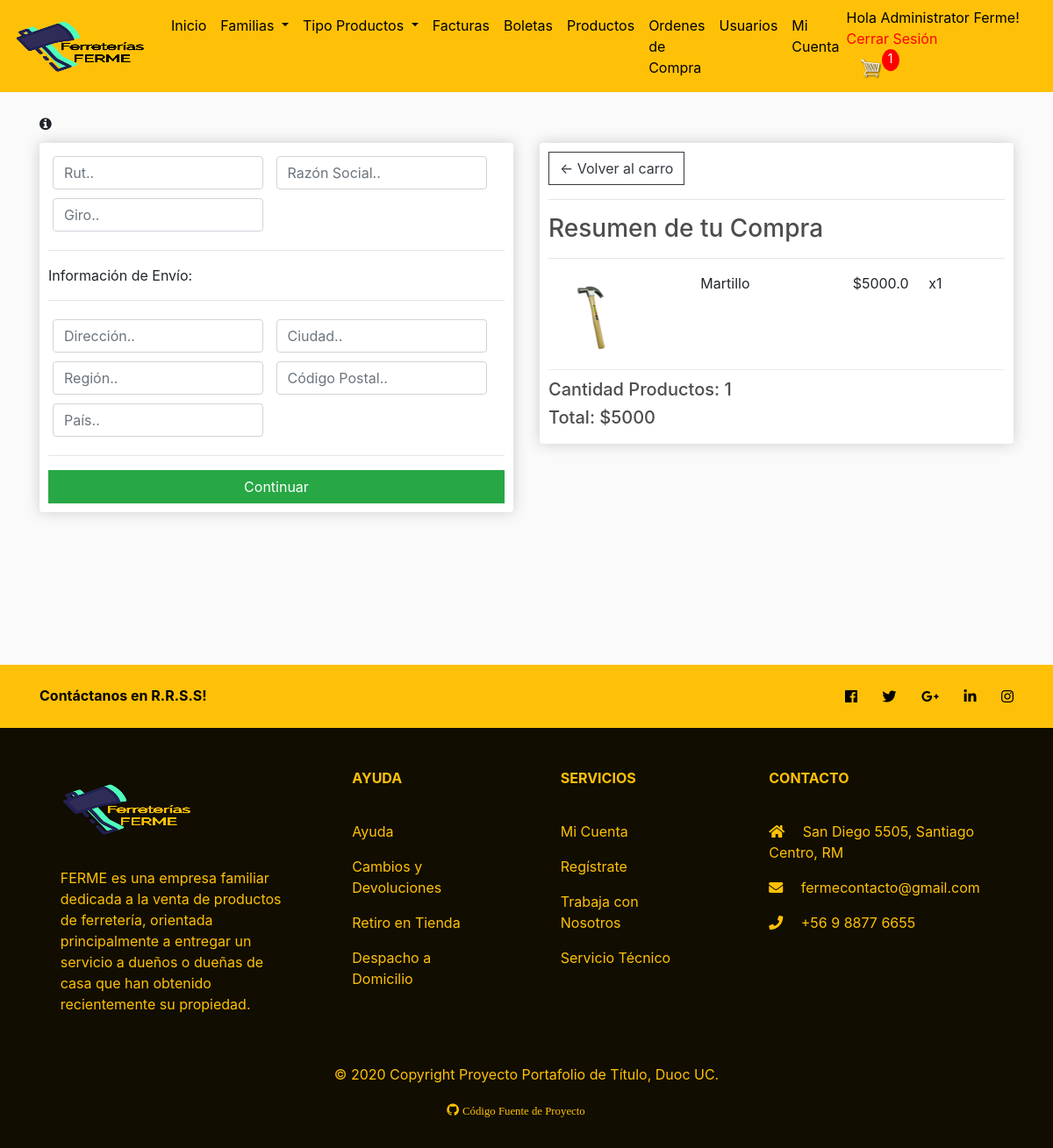
The page /checkoutfact/ (signed in) on the database as committed earlier.
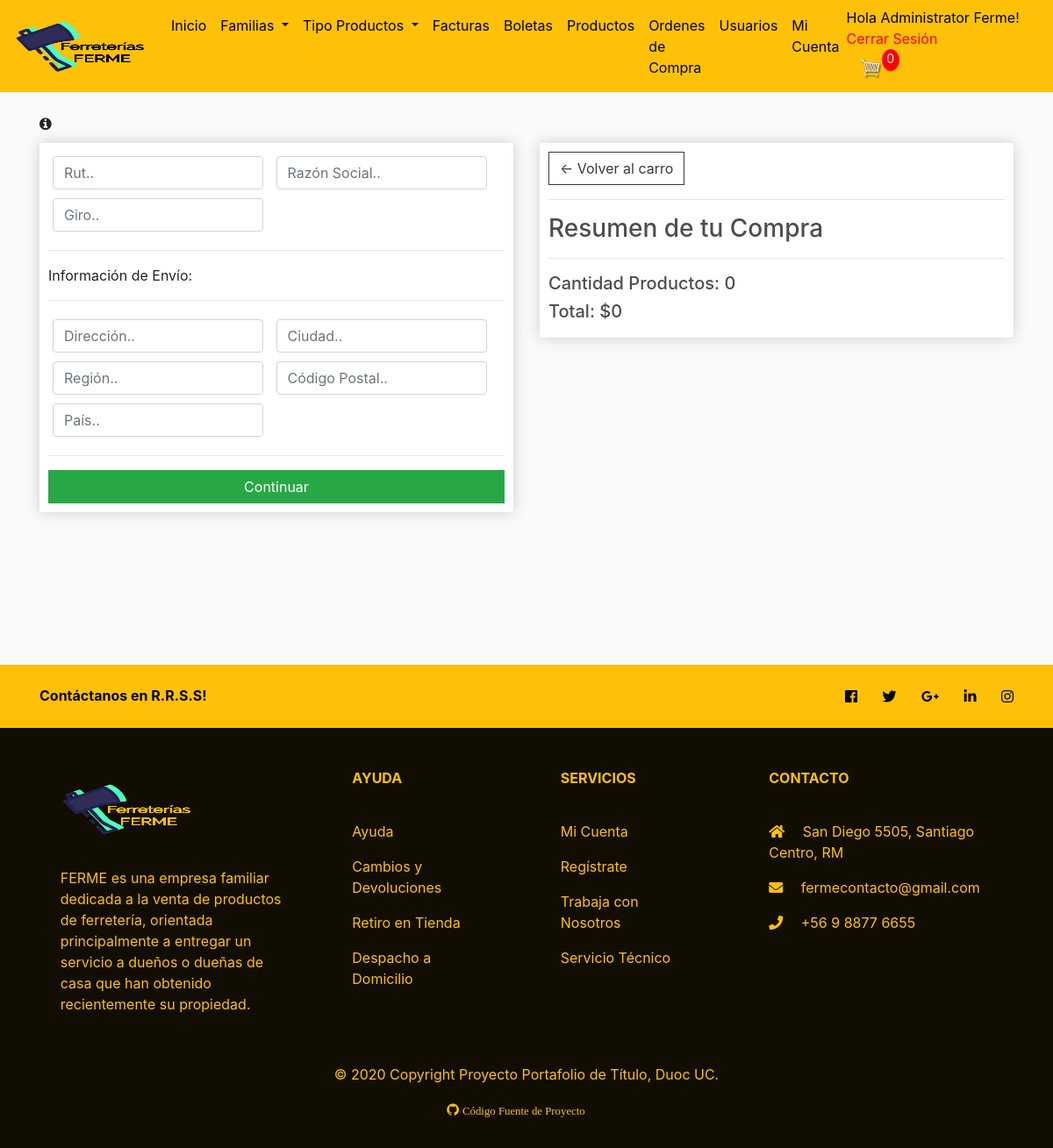
The same page on the database as committed later.
### store/models.py (models this page shows, shortened)
class OrderItems(models.Model):
    product = models.ForeignKey(Producto, on_delete=models.SET_NULL, null=True)
    order = models.ForeignKey(Order, on_delete=models.SET_NULL, null=True)
    quantity = models.IntegerField(default=0, null=True, blank=True)
    date_added = models.DateTimeField(auto_now=True)
    @property
    def get_total(self):
        total = self.product.price * self.quantity
        return total

class Producto(models.Model):
    name = models.CharField(max_length=200)
    sku = models.CharField(max_length=200, null=True)
    price = models.FloatField()
    despacho = models.BooleanField(default=False, null=True, blank=True)
    fecha_exp = models.CharField(max_length=10,default='31/12/2020', null=True, blank=True)
    stock = models.IntegerField(default=0, null=True, blank=True)
    critic_stock = models.IntegerField(default=10, null=True, blank=True)
    image = models.ImageField(null=True, blank=True)
    proveedor = models.ForeignKey(Supplier, on_delete=models.SET_NULL, null=True, blank=True)
    familia = models.ForeignKey(FamiliaProducto, on_delete=models.SET_NULL, null=True, blank=True)
    tipo_producto = models.ForeignKey(TipoProducto, on_delete=models.SET_NULL, null=True, blank=True)
    @property
    def imageURL(self):
        try:
            url = self.image.url
        except:
            url = ''
        return url

class Order(models.Model):
    usuario = models.ForeignKey(Profile, on_delete=models.SET_NULL, null=True, blank=True)
    date_ordered = models.DateTimeField(auto_now_add=True)
    complete = models.BooleanField(default=False, null=True, blank=False)
    transaction_id = models.CharField(max_length=100, null=True)
    @property
    def shipping(self):
        shipping = True
        orderitems = self.orderitems_set.all()
        for i in orderitems:
            if i.product.despacho == True:
                shipping = True
        return shipping
    @property
    def get_cart_total(self):
        orderitems = self.orderitems_set.all()
        total = sum([item.get_total for item in orderitems])
        return total
    @property
    def get_cart_items(self):
        orderitems = self.orderitems_set.all()
        total = sum([item.quantity for item in orderitems])
        return total

### store/views.py (the view)
# urls.py: path('checkoutfact/', views.checkoutfact, name="checkoutfact"),
def checkoutfact(request):
    data = cartData(request)
    cartItems = data['cartItems']
    order = data['order']
    items = data['items']
    context = {'items':items, 'order':order, 'cartItems': cartItems}
    return render(request, 'store/checkout-factura.html', context)

### store/models.py (called while the page is built)
    @property
    def is_admin(self):
        admin = False
        tipo = self.profile.tipo
        if (tipo == 'Administrator'):
            admin = True
        else:
            admin = False
        return admin

### store/utils.py (called while the page is built)
def cartData(request):
    if request.user.is_authenticated:
        usuario = request.user.profile
        order, created = Order.objects.get_or_create(usuario=usuario, complete=False)
        items = order.orderitems_set.all()
        cartItems = order.get_cart_items
    else:
        cookieData = cookieCart(request)
        cartItems = cookieData['cartItems']
        order = cookieData['order']
        items = cookieData['items']
    return {'cartItems':cartItems, 'order':order, 'items':items}

### store/templates/store/checkout-factura.html (shortened to what this page needs)
{% extends 'store/main.html' %}
{% load static %}
{% block content %}
<a data-toggle="modal" data-target="#exampleModalInfo"><i class="fa fa-info-circle" aria-hidden="true"></i></a>
     <div class="row">
		<div class="col-lg-6">
			<div class="box-element" id="form-wrapper">
				<form id="form">
					<div id="fact-info">
						<div class="form-field">
							<input required class="form-control" type="text" name="rut" id="rut-info" placeholder="Rut..">
						</div>
						<div class="form-field">
							<input required class="form-control" type="text" name="razon" id="razon-info" placeholder="Razón Social..">
						</div>
						<div class="form-field">
							<input required class="form-control" type="text" name="giro" id="giro-info" placeholder="Giro..">
						</div>
					</div>
					<div id="shipping-info">
						<hr>
						<p>Información de Envío:</p>
						<hr>
						<div class="form-field">
							<input class="form-control" type="text" name="address" placeholder="Dirección..">
						</div>
						<div class="form-field">
							<input class="form-control" type="text" name="city" placeholder="Ciudad..">
						</div>
						<div class="form-field">
							<input class="form-control" type="text" name="state" placeholder="Región..">
						</div>
						<div class="form-field">
							<input class="form-control" type="text" name="zipcode" placeholder="Código Postal..">
						</div>
						<div class="form-field">
							<input class="form-control" type="text" name="country" placeholder="País..">
						</div>
					</div>
					<hr>
					<input id="form-button" class="btn btn-success btn-block" type="submit" value="Continuar">
				</form>
			</div>
			<br>
		</div>
		<div class="col-lg-6">
			<div class="box-element">
				<a  class="btn btn-outline-dark" href="{% url 'cart' %}">&#x2190; Volver al carro</a>
				<hr>
				<h3>Resumen de tu Compra</h3>
				<hr>
				{% for item in items %}
				<div class="cart-row">
					<div style="flex:2"><img class="row-image" src="{{item.product.imageURL}}"></div>
					<div style="flex:2"><p>{{item.product.name}}</p></div>
					<div style="flex:1"><p>${{item.product.price}}</p></div>
					<div style="flex:1"><p>x{{item.quantity}}</p></div>
				</div>
				{% endfor %}
				<h5>Cantidad Productos:   {{order.get_cart_items}}</h5>
				<h5>Total:   ${{order.get_cart_total|floatformat:0}}</h5>
			</div>
		</div>
	</div>
{% endblock content %}

### store/templates/store/main.html (shortened to what the changed rows need)
<!DOCTYPE html>
{% load static %}
<html>
<head>
	<link rel="stylesheet" href="https://stackpath.bootstrapcdn.com/bootstrap/4.4.1/css/bootstrap.min.css">
	<link rel="stylesheet" type="text/css" href="{% static 'css/main.css' %}">
	<link rel="stylesheet" href="https://use.fontawesome.com/releases/v5.6.1/css/all.css">
	<link rel="stylesheet" href="https://cdnjs.cloudflare.com/ajax/libs/font-awesome/4.7.0/css/font-awesome.min.css" >
</head>
<body>
	<nav class="navbar navbar-expand-lg navbar-dark bg-dark">
	    <div class="form-inline my-2 my-lg-0">
			{% if user.is_authenticated  %}
			<div style="padding-right: 10px; color: black;">Hola {{ user.profile.tipo }} {{ user.profile.name }}!
			<br><a href="{% url 'logout' %}" style="color: red;">Cerrar Sesión</a></div>
			{% else %}
  			<div style="padding-right: 10px; color: black;">No estás registrado
			<br><a href="{% url 'login' %}" style="color: green;">Iniciar Sesión</a></div>
			{% endif %}
	     	<a href="{% url 'cart' %}">
	    		<img  id="cart-icon" src="{% static 'img/cart.png' %}">
	    	</a>
	    	<p id="cart-total">{{cartItems}}</p>
	    </div>
	</nav>
    <div class="container">
            <br>
            {% block content %}
            {% endblock content %}
    </div>
</body>
</html>

Rows that differ between the two databases and show on the page:
removed OrderItems: product.imageURL (picture), product.name "Martillo", product.price "5000.0", quantity "1"
computed for Order: get_cart_items "1" → "0"; get_cart_total "5000" → "0"
Other text that changed with them:
{{ cartItems }}: "1" → "0"
